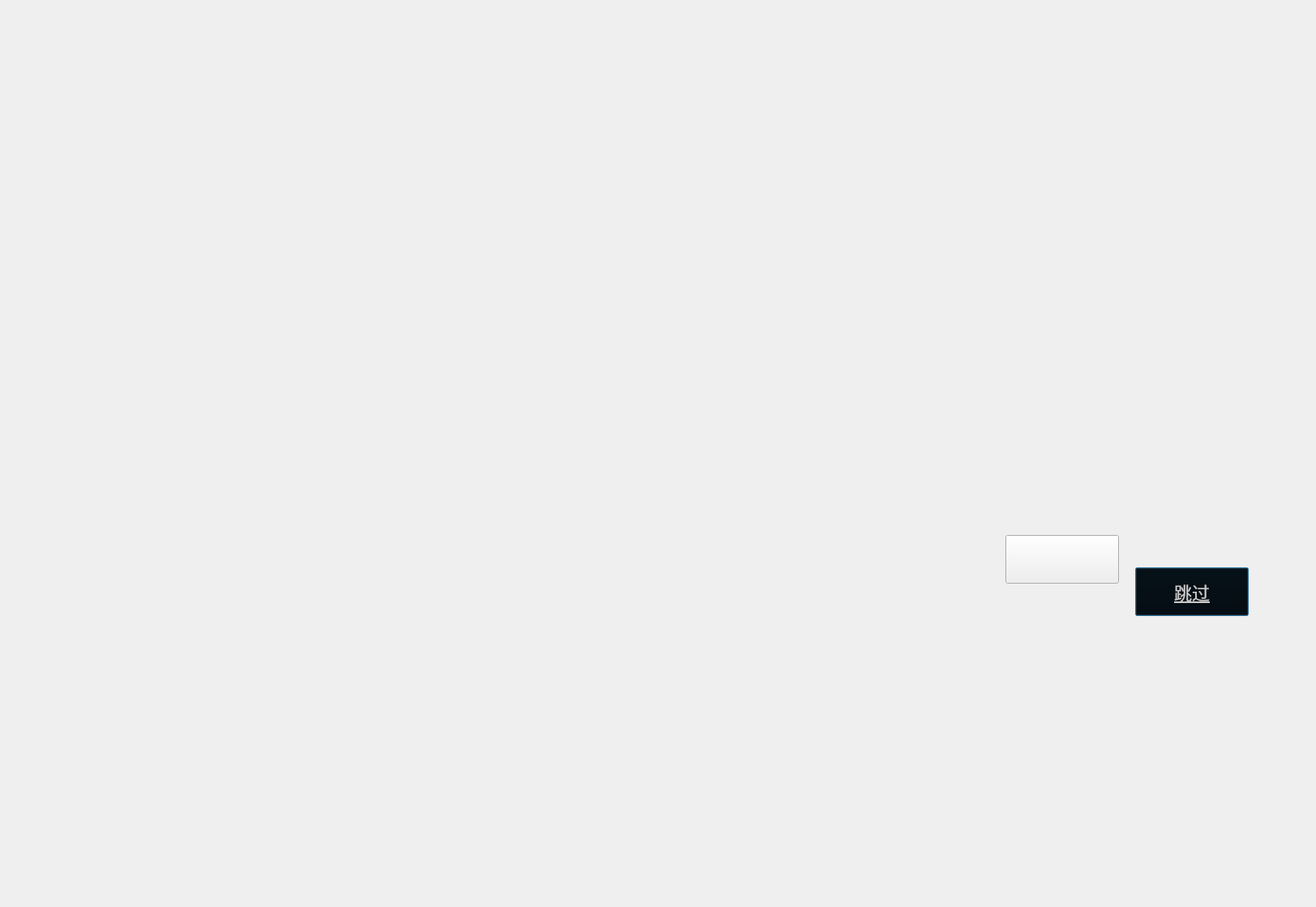
<?xml version="1.0" encoding="UTF-8"?>
<ui version="4.0">
 <class>NoviceDlg</class>
 <widget class="QDialog" name="NoviceDlg">
  <property name="geometry">
   <rect>
    <x>0</x>
    <y>0</y>
    <width>1623</width>
    <height>1119</height>
   </rect>
  </property>
  <property name="windowTitle">
   <string>Dialog</string>
  </property>
  <widget class="QLabel" name="arrowsLabel">
   <property name="geometry">
    <rect>
     <x>1240</x>
     <y>140</y>
     <width>145</width>
     <height>98</height>
    </rect>
   </property>
   <property name="styleSheet">
    <string notr="true">border-image: url(:/ZcloudDesk/image/Features/appCenterHelp2.png);</string>
   </property>
   <property name="text">
    <string/>
   </property>
  </widget>
  <widget class="QLabel" name="frame">
   <property name="geometry">
    <rect>
     <x>1230</x>
     <y>20</y>
     <width>174</width>
     <height>34</height>
    </rect>
   </property>
   <property name="styleSheet">
    <string notr="true">border-image: url(:/ZcloudDesk/image/Features/comPix.png);</string>
   </property>
   <property name="text">
    <string/>
   </property>
  </widget>
  <widget class="QLabel" name="photoLabel">
   <property name="geometry">
    <rect>
     <x>20</x>
     <y>160</y>
     <width>1126</width>
     <height>600</height>
    </rect>
   </property>
   <property name="minimumSize">
    <size>
     <width>1126</width>
     <height>600</height>
    </size>
   </property>
   <property name="maximumSize">
    <size>
     <width>1126</width>
     <height>600</height>
    </size>
   </property>
   <property name="styleSheet">
    <string notr="true">border-image: url(:/ZcloudDesk/image/Features/qy.png);</string>
   </property>
   <property name="text">
    <string/>
   </property>
  </widget>
  <widget class="QPushButton" name="skipPushButton">
   <property name="geometry">
    <rect>
     <x>1400</x>
     <y>700</y>
     <width>140</width>
     <height>60</height>
    </rect>
   </property>
   <property name="styleSheet">
    <string notr="true">QPushButton{
	background: transparent;
	font-size: 22px;
  font-family: &quot;Microsoft YaHei&quot;;
  color: rgb(202, 202, 202);
  text-decoration: underline;
  line-height: 1.2;
  position: absolute;
 }
QPushButton:hover,pressed{
background: transparent;
font-size: 22px;
  font-family: &quot;Microsoft YaHei&quot;;
  color: rgb(254, 254, 254);
  text-decoration: underline;
  line-height: 1.2;
  position: absolute;
}</string>
   </property>
   <property name="text">
    <string>跳过</string>
   </property>
  </widget>
  <widget class="QPushButton" name="nextPushButton">
   <property name="geometry">
    <rect>
     <x>1240</x>
     <y>660</y>
     <width>140</width>
     <height>60</height>
    </rect>
   </property>
   <property name="minimumSize">
    <size>
     <width>140</width>
     <height>60</height>
    </size>
   </property>
   <property name="maximumSize">
    <size>
     <width>140</width>
     <height>60</height>
    </size>
   </property>
   <property name="styleSheet">
    <string notr="true">QPushButton{border-image:url(:/ZcloudDesk/image/Features/next_nor.png); }
QPushButton:hover{border-image:url(:/ZcloudDesk/image/Features/next.png);}
QPushButton:pressed{border-image:url(:/ZcloudDesk/image/Features/next.png);};</string>
   </property>
   <property name="text">
    <string/>
   </property>
  </widget>
  <widget class="QLabel" name="frame2">
   <property name="geometry">
    <rect>
     <x>1490</x>
     <y>120</y>
     <width>51</width>
     <height>471</height>
    </rect>
   </property>
   <property name="styleSheet">
    <string notr="true">border-image: url(:/ZcloudDesk/image/Features/appCenterHelp3.png);</string>
   </property>
   <property name="text">
    <string/>
   </property>
  </widget>
  <widget class="QLabel" name="handLabel">
   <property name="geometry">
    <rect>
     <x>1300</x>
     <y>720</y>
     <width>47</width>
     <height>46</height>
    </rect>
   </property>
   <property name="minimumSize">
    <size>
     <width>47</width>
     <height>46</height>
    </size>
   </property>
   <property name="maximumSize">
    <size>
     <width>47</width>
     <height>46</height>
    </size>
   </property>
   <property name="styleSheet">
    <string notr="true">border-image: url(:/ZcloudDesk/image/Features/hand.png);</string>
   </property>
   <property name="text">
    <string/>
   </property>
  </widget>
 </widget>
 <resources>
  <include location="ZcloudDesk.qrc"/>
 </resources>
 <connections/>
</ui>
